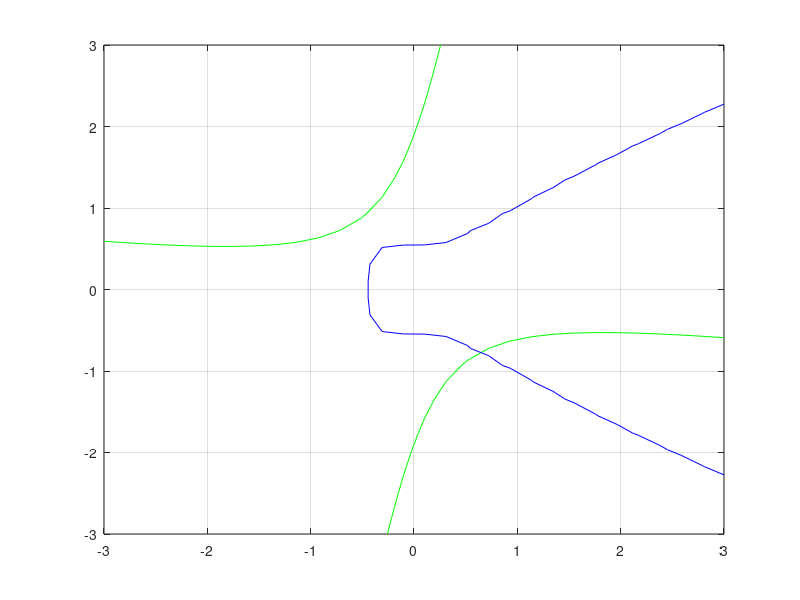

Source code (MATLAB):
format short
f1=@(x1,x2)x1.^2+6.9*x1.*x2-x2.^2+3.6;
f2=@(x1,x2)x2.^4-x1.^3-0.1;

x1=linspace(-3,3,30); x2=linspace(-3,3,30);
[X1,X2]=meshgrid(x1,x2);
Z1=f1(X1,X2); Z2=f2(X1,X2);
contour(x1,x2,Z1,[0 0],'g')
hold on
contour(x1,x2,Z2,[0 0],'b')
grid on
f1=@(x)[f1(x(1),x(2))
f2(x(1),x(2))];

f=@(x)[x(1).^2+6.9*x(1).*x(2)-x(2).^2+3.6; x(2).^4-x(1).^3-0.1];
Df=@(x)[2*x(1)+6.9*x(2)  6.9*x(1)-2*x(2); -3*x(1).^2 4*x(2).^3];

format long
x=[0.75; -0.91];
kmax=100; tol=0.5e-80;
for k=1:kmax
h=-Df(x)\f(x);
x=x+h;
disp([x' norm(h)])
if abs(h)<tol, break, end
end
